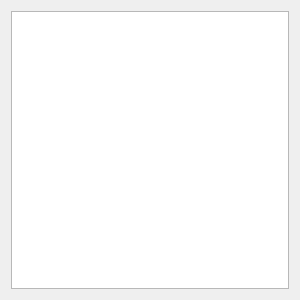
<?xml version="1.0" encoding="UTF-8"?>
<ui version="4.0">
 <class>Tasks</class>
 <widget class="QWidget" name="Tasks">
  <property name="geometry">
   <rect>
    <x>0</x>
    <y>0</y>
    <width>300</width>
    <height>300</height>
   </rect>
  </property>
  <property name="minimumSize">
   <size>
    <width>300</width>
    <height>300</height>
   </size>
  </property>
  <property name="maximumSize">
   <size>
    <width>300</width>
    <height>300</height>
   </size>
  </property>
  <property name="windowTitle">
   <string>Tasks</string>
  </property>
  <layout class="QVBoxLayout" name="verticalLayout">
   <item>
    <widget class="QTableWidget" name="tableWidget">
     <property name="verticalScrollBarPolicy">
      <enum>Qt::ScrollBarAsNeeded</enum>
     </property>
     <property name="horizontalScrollBarPolicy">
      <enum>Qt::ScrollBarAsNeeded</enum>
     </property>
     <property name="editTriggers">
      <set>QAbstractItemView::NoEditTriggers</set>
     </property>
     <property name="tabKeyNavigation">
      <bool>false</bool>
     </property>
     <property name="showDropIndicator" stdset="0">
      <bool>false</bool>
     </property>
     <property name="dragDropOverwriteMode">
      <bool>false</bool>
     </property>
     <property name="selectionMode">
      <enum>QAbstractItemView::NoSelection</enum>
     </property>
     <property name="showGrid">
      <bool>true</bool>
     </property>
     <property name="gridStyle">
      <enum>Qt::SolidLine</enum>
     </property>
     <property name="sortingEnabled">
      <bool>false</bool>
     </property>
     <property name="cornerButtonEnabled">
      <bool>false</bool>
     </property>
     <attribute name="horizontalHeaderVisible">
      <bool>false</bool>
     </attribute>
     <attribute name="horizontalHeaderMinimumSectionSize">
      <number>30</number>
     </attribute>
     <attribute name="horizontalHeaderStretchLastSection">
      <bool>true</bool>
     </attribute>
     <attribute name="verticalHeaderMinimumSectionSize">
      <number>20</number>
     </attribute>
     <attribute name="verticalHeaderStretchLastSection">
      <bool>false</bool>
     </attribute>
     <column>
      <property name="text">
       <string>Name</string>
      </property>
      <property name="textAlignment">
       <set>AlignCenter</set>
      </property>
     </column>
     <column>
      <property name="text">
       <string>CPU %</string>
      </property>
      <property name="textAlignment">
       <set>AlignCenter</set>
      </property>
     </column>
    </widget>
   </item>
  </layout>
 </widget>
 <resources/>
 <connections/>
</ui>
